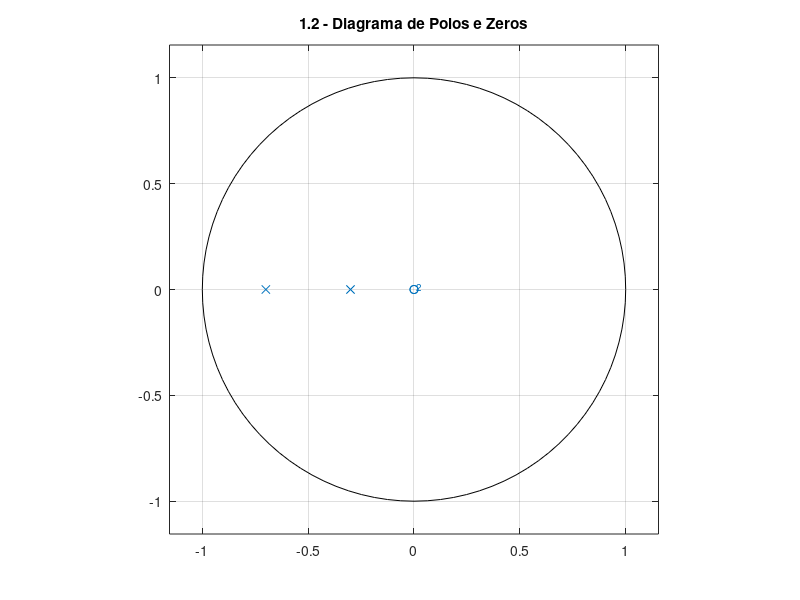
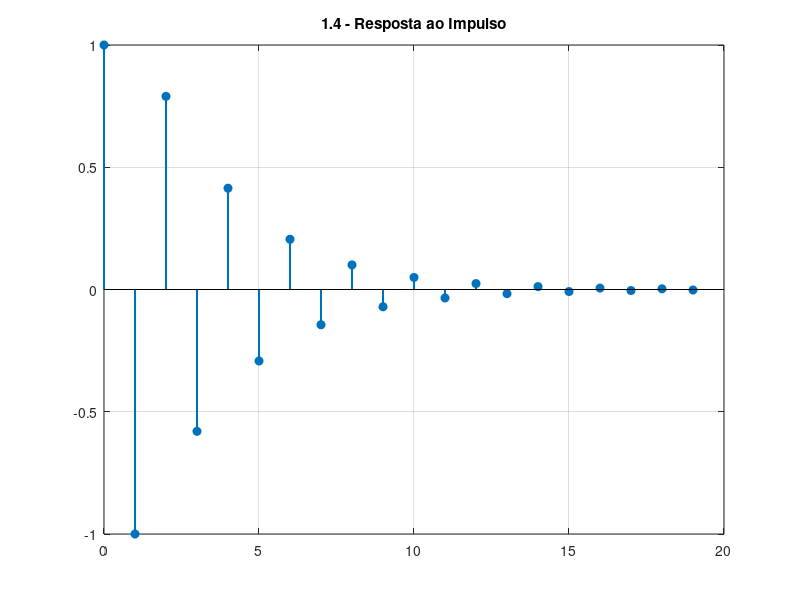
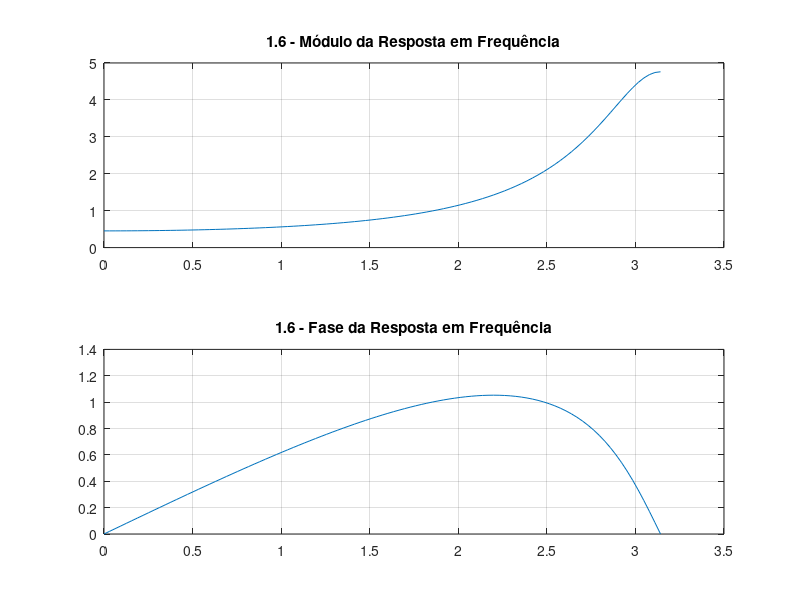
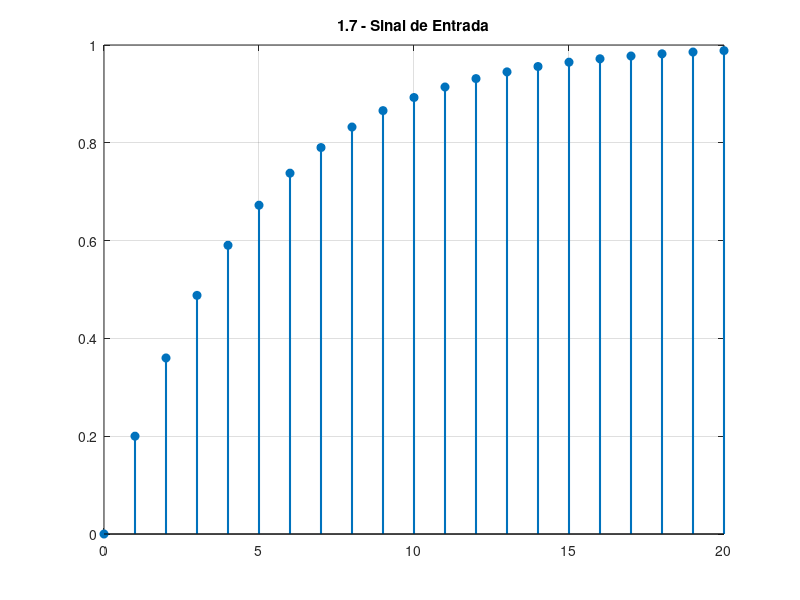

Source code (MATLAB) for these figures, in order: (Note: this script raises an error after producing the figures.)
clear all; close all; clc;

% Trabalho Transformada Z
% Acesso núvem: ssh nome@191.36.8.56 -XC


% 1.2) Diagrama de polos e zeros
b = [1];
a = [1 1 0.21];

figure;
zplane(b, a);
title('1.2 - Diagrama de Polos e Zeros');
grid on;

% Raízes
disp('Raízes do denominador (polos):');
roots(a)

disp('Raízes do numerador (zeros):');
roots(b)

% 1.3) Decomposição em frações parciais
[r, p, k] = residuez(b, a);


% 1.4) Resposta ao impulso
n = 20;
h = impz(b, a, n);

figure;
stem(0:n-1, h, 'filled', 'LineWidth', 1.5);
title('1.4 - Resposta ao Impulso');
grid on;

% 1.6) Resposta em frequência
w = 0:pi/100:pi;
[H, w] = freqz(b, a, w);

figure;
subplot(2,1,1);
plot(w, abs(H));
title('1.6 - Módulo da Resposta em Frequência');
grid on;

subplot(2,1,2);
plot(w, angle(H));
title('1.6 - Fase da Resposta em Frequência');
grid on;

% 1.7) Sinal de entrada
n = 0:20;
x = (1 - 0.8.^n);

figure;
stem(n, x, 'filled', 'LineWidth', 1.5);
title('1.7 - Sinal de Entrada');
grid on;

% 1.8) Transformada Z do sinal de entrada
syms n z;
x = (1 - 0.8^n); % Corrigido parêntese ausente
X_Z = ztrans(x, n, z);
disp('1.8 - Transformada Z do sinal de entrada:');
pretty(X_Z);

% 1.9) Representação do sinal de entrada no plano Z
a = poly([1 0.8]);
b = [0 0.2];

figure;
zplane(b, a);
title('1.9 - Sinal de Entrada no Plano Z');
grid on;

% 1.10) TZ da resposta do sistema ao sinal de entrada
a = poly([-0.3, -0.7, 1, 0.8]);
b = [0 0.2];

figure;
zplane(b, a);
title('1.10 - Resposta do Sistema no Plano Z');
grid on;

% 1.11) Resolução da TZ da resposta ao sinal de entrada
a = poly([-0.3, -0.7, 1, 0.8]);
b = [0 0.2];

[r, p, k] = residuez(b, a);
syms z;
disp('1.11 - Transformada inversa:');
iztrans(r(1)/(1 - p(1)*z.^(-1)) - r(2)/(1 - p(2)*z.^(-1)) + r(3)/(1 - p(3)*z.^(-1)) + r(4)/(1 - p(4)*z.^(-1)))

% 1.14) Representação da resposta completa
n = 20;
vec = 0:(n-1);
x = 0.03146 * (-0.3).^vec - 0.09607 * (-0.7).^vec + 0.45248 - 0.38787 * (0.8).^vec;

figure;
stem(vec, x, 'filled', 'LineWidth', 1.5);
title('1.14 - Resposta Completa');
grid on;

% 1.15) Resposta ao sinal de entrada usando filter
n = 20;
vec = 0:(n-1);
a = [1 1 0.21];
b = [1];
x = 1 - 0.8.^(vec);

y = filter(b, a, x);

figure;
stem(vec, y, 'filled', 'LineWidth', 1.5);
title('1.15 - Resposta ao Sinal de Entrada com filter');
grid on;

% 1.16) Resposta às condições iniciais usando filtic
a = [1 1 0.21];
b = [1];
y = [1 1];
r = filtic(b, a, y);
disp('1.16 - Resposta às Condições Iniciais com filtic:');
disp(r);

% 1.18) Transformada inversa da resposta às condições iniciais
a = [1, 1, 0.21];
b = [-1.21 -0.21];

[r, p, k] = residuez(b, a);
syms z;

disp('1.18 - Transformada inversa:');
iztrans(r(1)/(1 - p(1)*z.^(-1)) + r(2)/(1 - p(2)*z.^(-1)))

% 1.20) Resposta completa às condições iniciais
n = 20;
vec = 0:(n-1);
x = 0.413 * (-0.3).^vec - 1.688*(-0.7).^vec + 0.452 - 0.387 * (-0.8).^vec;

figure;
stem(vec, x, 'filled', 'LineWidth', 1.5);
title('1.20 - Resposta Completa às Condições Iniciais');
grid on;

% 1.21) Resposta ao sinal de entrada considerando condições iniciais
n = 20;
vec = 0:(n-1);
a = [1 1 0.21];
b = [1];
c = [1 1];

x = 1 - 0.8.^(vec);
xic = filtic(b, a, c);
y = filter(b, a, x, xic);

figure;
stem(vec, y, 'filled', 'LineWidth', 1.5);
title('1.21 - Resposta ao Sinal de Entrada com Condições Iniciais');
grid on;
